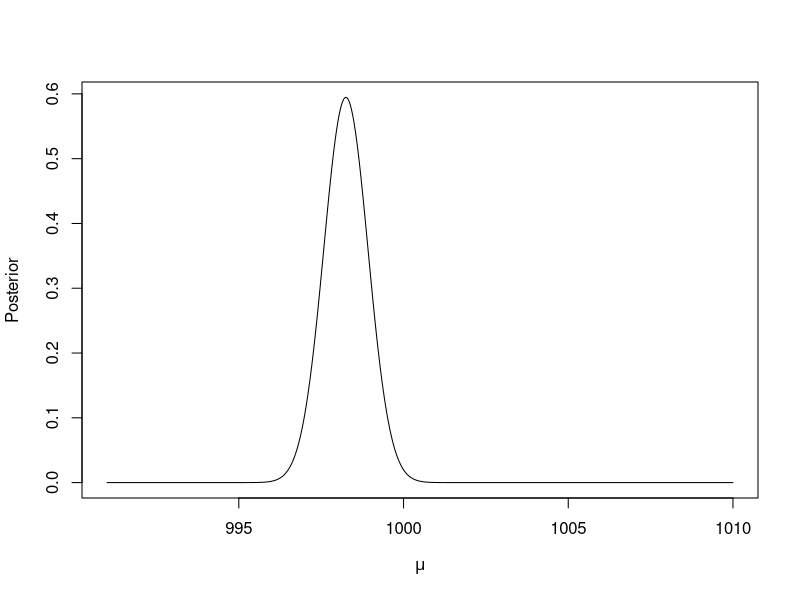

This chart was generated by the following R code:
## ---- chunk 1
data <- c(994, 997, 999, 1003, 994, 998, 1001, 998, 996, 1002, 1004, 995, 994, 995, 998, 1001,
          995, 1006, 997, 998)
## ---- chunk 2
sigma <- sqrt(9)

#Unnormalized prior
prior <- function(x) {
    ifelse(x >= 991 & x <= 1010, 1, 0)
}

#Likelihood
likelihood <- function(mu) {
    like <- 1
    
    for (d in data) {
        like <- like * dnorm(d, mu, sd = sigma)
    }
    
    return(like)
}
## ---- chunk 3
mu.val <- seq(from=991, to=1010, length.out=500)
mu.diff <- mu.val[2] - mu.val[1]

posterior <- prior(mu.val) * likelihood(mu.val)

#Normalize
posterior <- posterior / ( sum(posterior) * (mu.diff) )

## ---- chunk 4
plot(mu.val, posterior, "l", xlab=expression(mu), ylab="Posterior")
## ---- chunk 5
ind <- tail(which(mu.val < 1000), n=1)
## ---- chunk 6
sum(posterior[1:ind]) * (mu.diff) #Probability of mu < 1000
